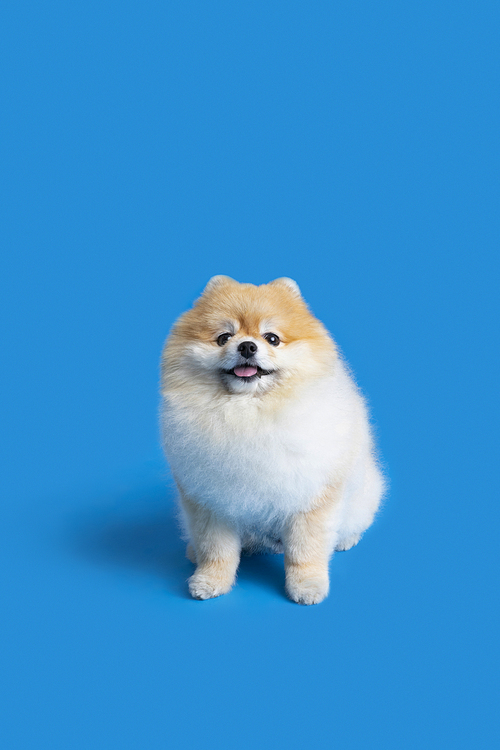
#> input picture img/dog.jpg, 500 x 750 px, found by its file name
$ python get_contour.py
#> lines starting #> are read from the running program, lines starting #| are printed output that depends on the picture; after the words box and inside, x2 and y2 are one past the last pixel; in counts of white or black regions, pixels touching at a corner belong together
import cv2 as cv
import numpy as np

img = cv.imread("./img/dog.jpg")
#> img is the input picture: shape (750, 500, 3); mean B, G, R 208.5, 146.7, 59.3
gray = cv.cvtColor(img, cv.COLOR_BGR2GRAY)
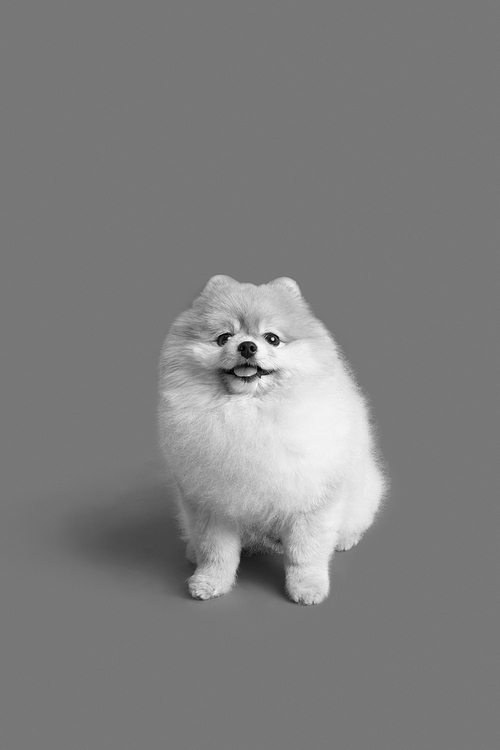
#> gray: shape (750, 500); min 0, max 252, mean 127.7
canny = cv.Canny(gray,100,200)
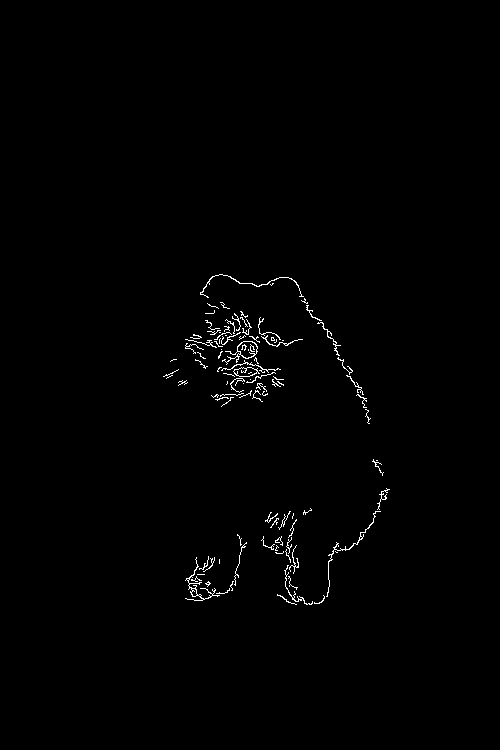
#> canny: shape (750, 500); 0.78% white in thin lines or dots, all inside (x1, y1, x2, y2) = (163, 274, 390, 605)

# 경계선 검출
contours , hierarchy = cv.findContours(canny, cv.RETR_LIST , cv.CHAIN_APPROX_NONE)
#> contours = 114 contours, 103 with area under 20; largest, box (x1, y1, x2, y2) and area: (222, 341, 258, 365) 272, (237, 341, 258, 359) 243, (233, 367, 260, 377) 162, (233, 367, 258, 377) 152, (185, 557, 220, 601) 72

lcontours = []

# 길이가 100 이상인 경계선 추출
for contour in contours:
    if contour.shape[0] > 100:
        lcontours.append(contour)
#> this loop made 114 passes
#> contour on passes 18, 21, 38, 43, 51, 56: [[335, 551], [336, 552], [337, 552], [336, 552]], [[242, 546], [243, 545], [244, 546], [243, 547]], [[376, 460], [377, 460]], [[216, 395], [217, 394], [218, 395], [217, 396]], [[243, 383]], [[250, 379]]
#> after the loop, lcontours = 7 contours, 1 with area under 20; largest, box (x1, y1, x2, y2) and area: (222, 341, 258, 365) 272, (185, 557, 220, 601) 72, (326, 511, 381, 597) 42, (200, 274, 304, 298) 36, (284, 565, 313, 605) 21, (317, 322, 341, 356) 20


cv.drawContours(img, lcontours , -1, (0,255,0) , 3)
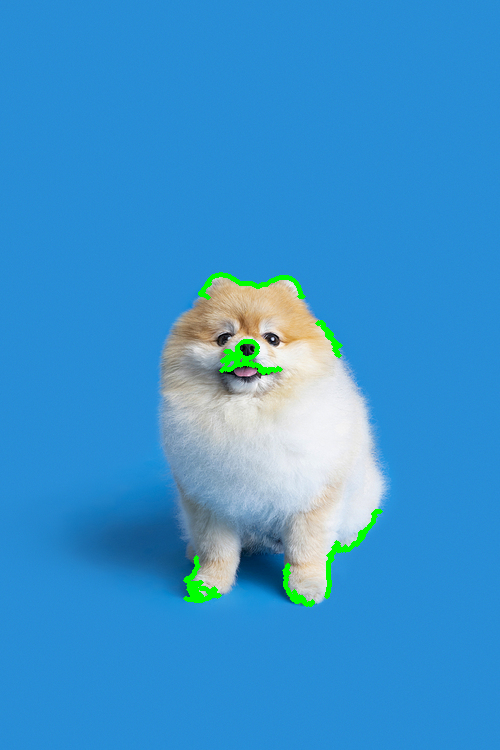
#> img: shape (750, 500, 3); 0.95% of pixels changed, all inside (x1, y1, x2, y2) = (183, 272, 383, 607)

cv.imshow("Origianl with contour" , img)
cv.imshow("Canny" , canny)

cv.waitKey()
cv.destroyAllWindows()
